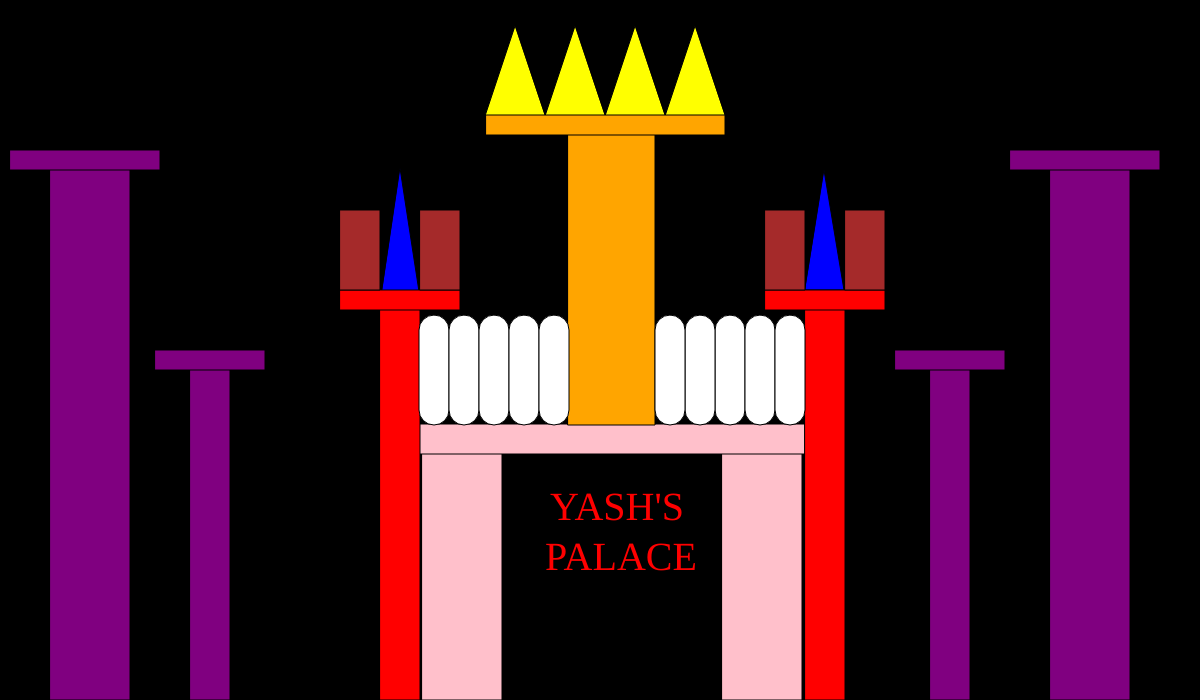
Frame 1 (no input)
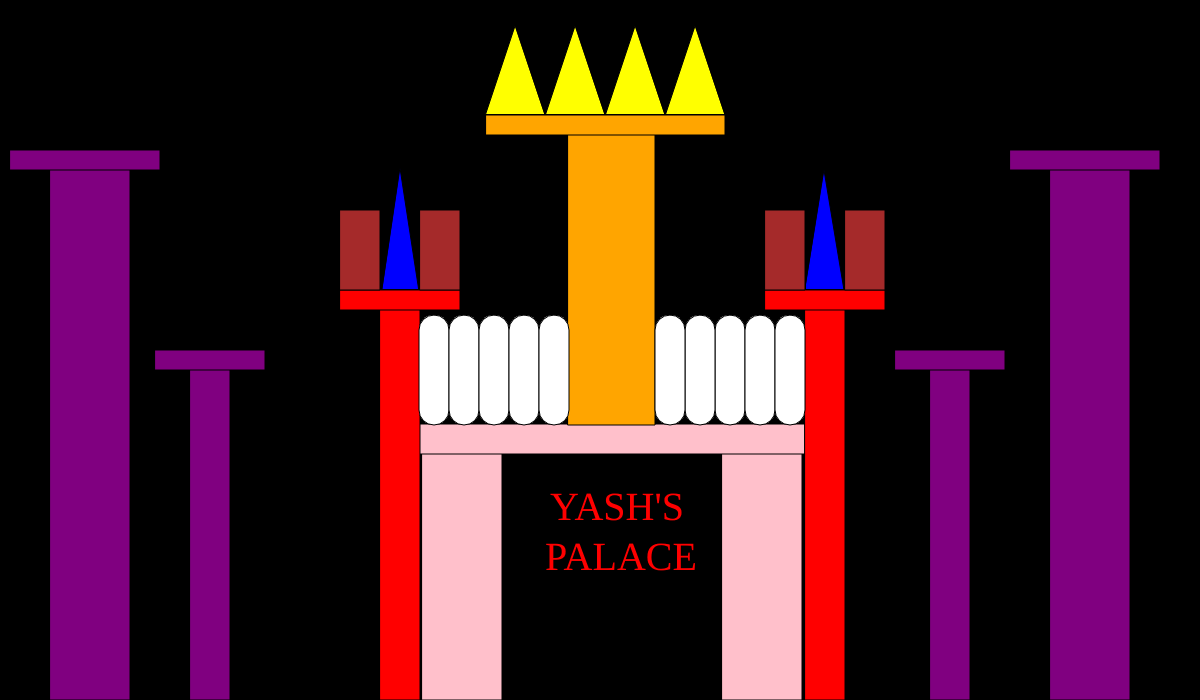
Frame 60 (no input)
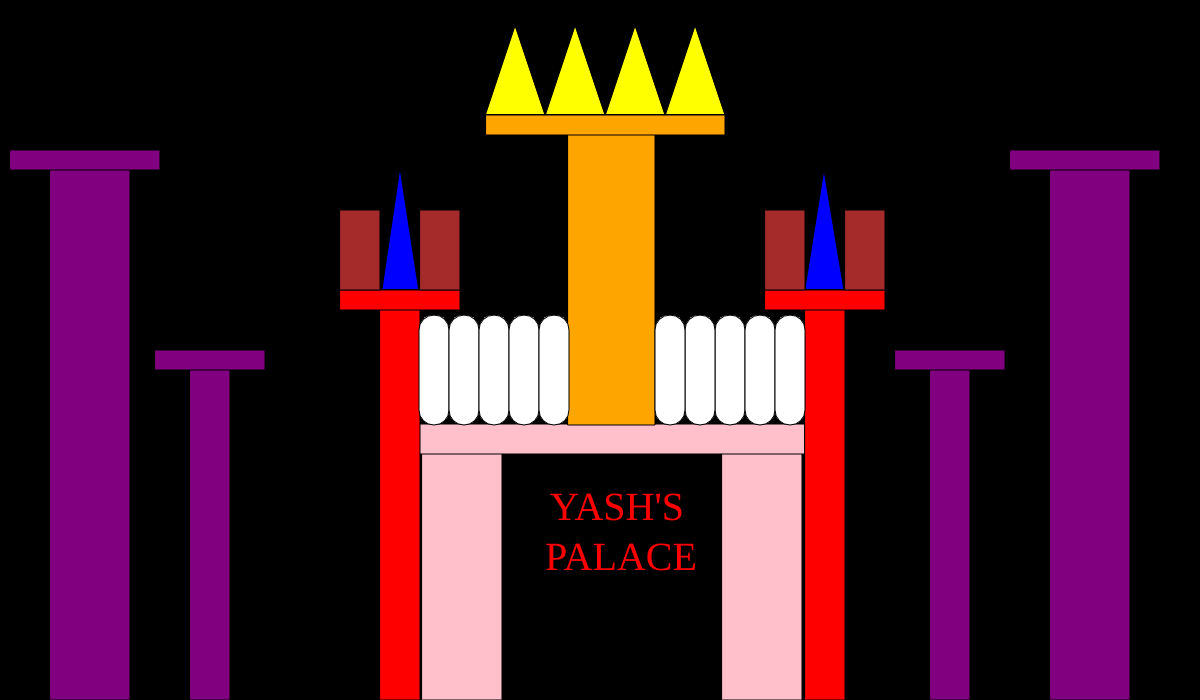
Frame 120 (the mouse pressed at the canvas centre since frame 60)

The p5.js sketch that drew these frames (run headless with seeded random() and noise() and a simulated clock; from frame 60 on, the mouse is pressed at the canvas centre):

// p5.js sketch
// ── sketch.js
function setup(){
    createCanvas(1200,700);
    background("black");

    fill("yellow");
    beginShape(TRIANGLES);
    vertex(515,26);
    vertex(485,116);
    vertex(545,116);
    endShape();

    beginShape(TRIANGLES);
    vertex(575,26);
    vertex(545,116);
    vertex(605,116);
    endShape();

    beginShape(TRIANGLES);
    vertex(635,26);
    vertex(605,116);
    vertex(665,116);
    endShape();

    beginShape(TRIANGLES);
    vertex(695,26);
    vertex(665,116);
    vertex(725,116);
    endShape();

    fill("blue");
    beginShape(TRIANGLES);
    vertex(824,170);
    vertex(844,290);
    vertex(805,290);
    endShape();

    beginShape(TRIANGLES);
    vertex(400,168);
    vertex(420,298);
    vertex(381,298);
    endShape();

}
function draw(){
    textSize(40);
    textFont("showcard gothic");
    fill("red");
    text("YASH'S",550,520);
    text("PALACE",545,570);
      fill("pink");
      rect(422,450,80,250);
      rect(722,450,80,250);
      rect(405,424,400,30);
      fill("red"); 
      rect(805,300,40,400);
      rect(380,300,40,400);
      rect(765,290,120,20);
      rect(340,290,120,20);
      fill("orange"); 
      rect(568,125,87,300);
      rect(486,115,239,20);
      fill("white");
      rect(715,315,30,110,50);
      rect(745,315,30,110,50);
      rect(775,315,30,110,50);
      rect(685,315,30,110,50);
      rect(655,315,30,110,50);

      rect(419,315,30,110,50);
      rect(449,315,30,110,50);
      rect(479,315,30,110,50);
      rect(509,315,30,110,50);
      rect(539,315,30,110,50);
     
      fill("brown"); 
      rect(420,210,40,80);
      rect(340,210,40,80);
      rect(845,210,40,80);
      rect(765,210,40,80);

      fill("purple"); 
      rect(50,150,80,550);
      rect(1050,150,80,550);
      rect(190,350,40,350);
      rect(930,350,40,350);
      rect(10,150,150,20);
      rect(1010,150,150,20);
      rect(155,350,110,20);
      rect(895,350,110,20);
     

      
}
